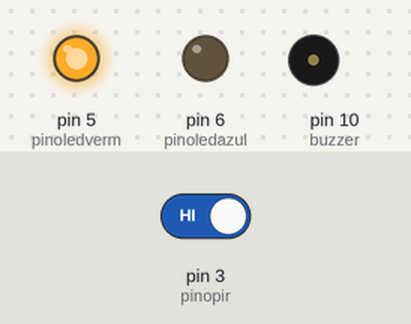
A sketch run on a simulated Arduino Uno, built with avr-gcc and run on an emulated ATmega328P. On the bench: output pins drawn as LEDs (lit = HIGH), buzzer (waves = sounding). Inputs (shaded band) come from the test bench; at power-on: pin 3 (pinopir) HIGH.

Above: at 1.2 s.
1.3 s: pin 3 (pinopir) driven LOW
At 2.2 s:
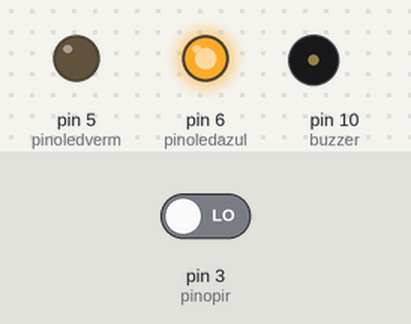
2.8 s: pin 3 (pinopir) driven HIGH
At 3.3 s:
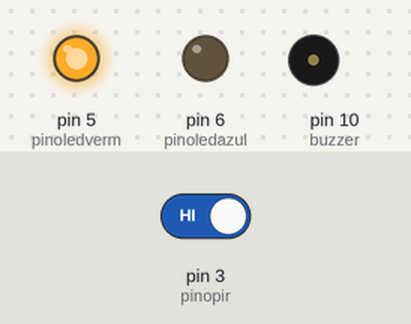
Timing chart, 0 to 5.8 s (numbered marks = the images above; inputs shaded):
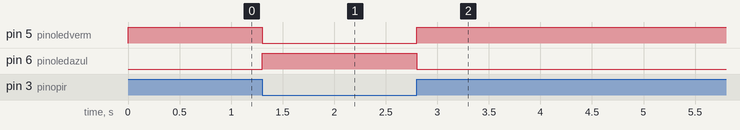

The sketch:

SensorPresenca.ino
```cpp
// Programa : Sensor de presenca com modulo PIR
// Autor : Arduino e Cia

int pinoledverm = 5; //Pino ligado ao led vermelho
int pinoledazul = 6; //Pino ligado ao led azul
int pinopir = 3;  //Pino ligado ao sensor PIR
int acionamento;  //Variavel para guardar valor do sensor
int buzzer = 10;

void setup()
{
  pinMode(pinoledverm, OUTPUT); //Define pino como saida
  pinMode(pinoledazul, OUTPUT); //Define pino como saida
  pinMode(pinopir, INPUT);   //Define pino sensor como entrada
  pinMode(buzzer, OUTPUT);

}

void loop()
{
 acionamento = digitalRead(pinopir); //Le o valor do sensor PIR
 if (acionamento == LOW)  //Sem movimento, mantem led azul ligado
 {
    digitalWrite(pinoledverm, LOW);
    digitalWrite(pinoledazul, HIGH);
    noTone(buzzer);
 }
 else  //Caso seja detectado um movimento, aciona o led vermelho
 {
    digitalWrite(pinoledverm, HIGH);
    digitalWrite(pinoledazul, LOW);
    tone(buzzer, 150, 10);
    noTone(buzzer);
 }
}
```

Measured:
- after the input at 1.3 s, pin 5 (pinoledverm): HIGH → LOW at once; pin 6 (pinoledazul): LOW → HIGH at once
- after the input at 2.8 s, pin 5 (pinoledverm): LOW → HIGH at once; pin 6 (pinoledazul): HIGH → LOW at once
